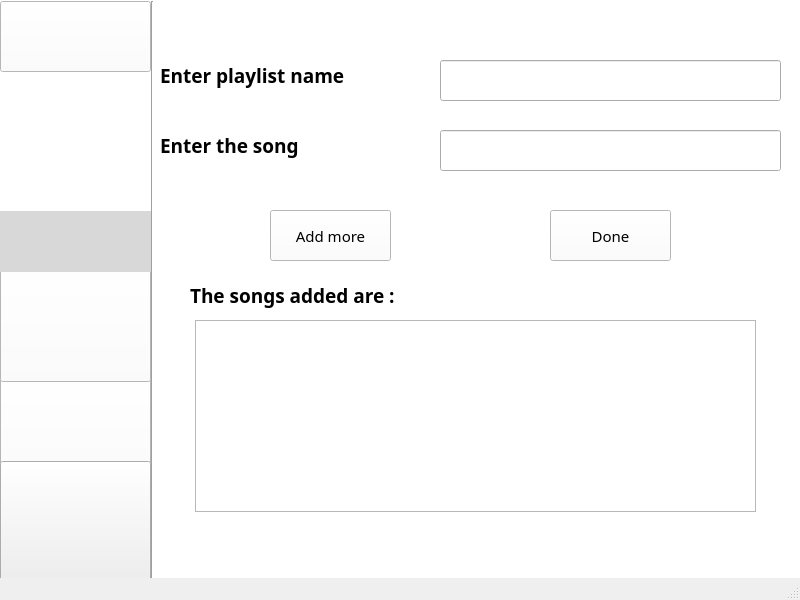
<?xml version="1.0" encoding="UTF-8"?>
<ui version="4.0">
 <class>MainWindow</class>
 <widget class="QMainWindow" name="MainWindow">
  <property name="geometry">
   <rect>
    <x>0</x>
    <y>0</y>
    <width>800</width>
    <height>600</height>
   </rect>
  </property>
  <property name="windowTitle">
   <string>MainWindow</string>
  </property>
  <widget class="QWidget" name="centralwidget">
   <widget class="QLabel" name="label_3">
    <property name="geometry">
     <rect>
      <x>0</x>
      <y>-19</y>
      <width>801</width>
      <height>611</height>
     </rect>
    </property>
    <property name="font">
     <font>
      <pointsize>10</pointsize>
     </font>
    </property>
    <property name="styleSheet">
     <string notr="true">background-color: rgb(255, 255, 255);</string>
    </property>
    <property name="text">
     <string/>
    </property>
    <property name="pixmap">
     <pixmap>../bg.jpeg</pixmap>
    </property>
    <property name="scaledContents">
     <bool>true</bool>
    </property>
   </widget>
   <widget class="QPushButton" name="pushButton_8">
    <property name="geometry">
     <rect>
      <x>0</x>
      <y>141</y>
      <width>151</width>
      <height>81</height>
     </rect>
    </property>
    <property name="font">
     <font>
      <pointsize>11</pointsize>
     </font>
    </property>
    <property name="text">
     <string/>
    </property>
    <property name="icon">
     <iconset>
      <normaloff>../settings.jpeg</normaloff>../settings.jpeg</iconset>
    </property>
    <property name="iconSize">
     <size>
      <width>150</width>
      <height>78</height>
     </size>
    </property>
    <property name="autoDefault">
     <bool>true</bool>
    </property>
    <property name="default">
     <bool>true</bool>
    </property>
    <property name="flat">
     <bool>true</bool>
    </property>
   </widget>
   <widget class="QPushButton" name="pushButton_5">
    <property name="geometry">
     <rect>
      <x>0</x>
      <y>371</y>
      <width>151</width>
      <height>111</height>
     </rect>
    </property>
    <property name="font">
     <font>
      <family>Arial Rounded MT Bold</family>
      <pointsize>11</pointsize>
     </font>
    </property>
    <property name="styleSheet">
     <string notr="true">background-color: rgb(255, 255, 255);</string>
    </property>
    <property name="text">
     <string/>
    </property>
    <property name="icon">
     <iconset>
      <normaloff>../WhatsApp Image 2020-05-10 at 8.41.26 PM.jpeg</normaloff>../WhatsApp Image 2020-05-10 at 8.41.26 PM.jpeg</iconset>
    </property>
    <property name="iconSize">
     <size>
      <width>200</width>
      <height>106</height>
     </size>
    </property>
   </widget>
   <widget class="QLabel" name="label_5">
    <property name="geometry">
     <rect>
      <x>0</x>
      <y>0</y>
      <width>151</width>
      <height>581</height>
     </rect>
    </property>
    <property name="styleSheet">
     <string notr="true">background-color: rgb(255, 255, 255);</string>
    </property>
    <property name="text">
     <string/>
    </property>
   </widget>
   <widget class="QPushButton" name="pushButton_3">
    <property name="geometry">
     <rect>
      <x>0</x>
      <y>261</y>
      <width>151</width>
      <height>121</height>
     </rect>
    </property>
    <property name="font">
     <font>
      <family>Arial Rounded MT Bold</family>
      <pointsize>10</pointsize>
     </font>
    </property>
    <property name="styleSheet">
     <string notr="true">background-color: rgb(255, 255, 255);</string>
    </property>
    <property name="text">
     <string/>
    </property>
    <property name="icon">
     <iconset>
      <normaloff>../WhatsApp Image 2020-05-10 at 8.41.23 PM (1).jpeg</normaloff>../WhatsApp Image 2020-05-10 at 8.41.23 PM (1).jpeg</iconset>
    </property>
    <property name="iconSize">
     <size>
      <width>215</width>
      <height>106</height>
     </size>
    </property>
   </widget>
   <widget class="QPushButton" name="pushButton_6">
    <property name="geometry">
     <rect>
      <x>0</x>
      <y>461</y>
      <width>151</width>
      <height>121</height>
     </rect>
    </property>
    <property name="font">
     <font>
      <family>Arial Rounded MT Bold</family>
      <pointsize>11</pointsize>
     </font>
    </property>
    <property name="styleSheet">
     <string notr="true"/>
    </property>
    <property name="text">
     <string/>
    </property>
    <property name="icon">
     <iconset>
      <normaloff>../cy.jpeg</normaloff>../cy.jpeg</iconset>
    </property>
    <property name="iconSize">
     <size>
      <width>220</width>
      <height>113</height>
     </size>
    </property>
   </widget>
   <widget class="Line" name="line">
    <property name="geometry">
     <rect>
      <x>132</x>
      <y>1</y>
      <width>41</width>
      <height>581</height>
     </rect>
    </property>
    <property name="orientation">
     <enum>Qt::Vertical</enum>
    </property>
   </widget>
   <widget class="QPushButton" name="pushButton">
    <property name="geometry">
     <rect>
      <x>0</x>
      <y>1</y>
      <width>151</width>
      <height>71</height>
     </rect>
    </property>
    <property name="styleSheet">
     <string notr="true">background-color: rgb(255, 255, 255);</string>
    </property>
    <property name="text">
     <string/>
    </property>
    <property name="icon">
     <iconset>
      <normaloff>../h.jpeg</normaloff>../h.jpeg</iconset>
    </property>
    <property name="iconSize">
     <size>
      <width>150</width>
      <height>78</height>
     </size>
    </property>
    <property name="autoDefault">
     <bool>true</bool>
    </property>
    <property name="default">
     <bool>false</bool>
    </property>
   </widget>
   <widget class="QLabel" name="label">
    <property name="geometry">
     <rect>
      <x>0</x>
      <y>211</y>
      <width>151</width>
      <height>61</height>
     </rect>
    </property>
    <property name="font">
     <font>
      <family>Arial Rounded MT Bold</family>
      <pointsize>12</pointsize>
     </font>
    </property>
    <property name="styleSheet">
     <string notr="true">background-color: rgb(216, 216, 216);</string>
    </property>
    <property name="pixmap">
     <pixmap>../WhatsApp Image 2020-05-10 at 8.41.24 PM (1).jpeg</pixmap>
    </property>
    <property name="scaledContents">
     <bool>true</bool>
    </property>
    <property name="wordWrap">
     <bool>true</bool>
    </property>
    <property name="openExternalLinks">
     <bool>true</bool>
    </property>
   </widget>
   <widget class="QPushButton" name="pushButton_2">
    <property name="geometry">
     <rect>
      <x>0</x>
      <y>71</y>
      <width>151</width>
      <height>71</height>
     </rect>
    </property>
    <property name="mouseTracking">
     <bool>false</bool>
    </property>
    <property name="styleSheet">
     <string notr="true">background-color: rgb(85, 170, 255);</string>
    </property>
    <property name="text">
     <string/>
    </property>
    <property name="icon">
     <iconset>
      <normaloff>../WhatsApp Image 2020-05-10 at 8.41.22 PM.jpeg</normaloff>../WhatsApp Image 2020-05-10 at 8.41.22 PM.jpeg</iconset>
    </property>
    <property name="iconSize">
     <size>
      <width>150</width>
      <height>78</height>
     </size>
    </property>
    <property name="checkable">
     <bool>false</bool>
    </property>
    <property name="autoDefault">
     <bool>true</bool>
    </property>
    <property name="default">
     <bool>true</bool>
    </property>
    <property name="flat">
     <bool>true</bool>
    </property>
   </widget>
   <widget class="QLabel" name="label_2">
    <property name="geometry">
     <rect>
      <x>160</x>
      <y>110</y>
      <width>261</width>
      <height>71</height>
     </rect>
    </property>
    <property name="font">
     <font>
      <family>Arial Black</family>
      <pointsize>14</pointsize>
      <weight>75</weight>
      <bold>true</bold>
     </font>
    </property>
    <property name="styleSheet">
     <string notr="true">alternate-background-color: rgb(85, 170, 255);</string>
    </property>
    <property name="text">
     <string>Enter the song </string>
    </property>
   </widget>
   <widget class="QLineEdit" name="lineEdit">
    <property name="geometry">
     <rect>
      <x>440</x>
      <y>130</y>
      <width>341</width>
      <height>41</height>
     </rect>
    </property>
   </widget>
   <widget class="QPushButton" name="pushButton_7">
    <property name="geometry">
     <rect>
      <x>270</x>
      <y>210</y>
      <width>121</width>
      <height>51</height>
     </rect>
    </property>
    <property name="font">
     <font>
      <family>Arial Rounded MT Bold</family>
      <pointsize>11</pointsize>
     </font>
    </property>
    <property name="styleSheet">
     <string notr="true">background-color: rgb(255, 255, 255);</string>
    </property>
    <property name="text">
     <string>Add more</string>
    </property>
   </widget>
   <widget class="QPushButton" name="pushButton_4">
    <property name="geometry">
     <rect>
      <x>550</x>
      <y>210</y>
      <width>121</width>
      <height>51</height>
     </rect>
    </property>
    <property name="font">
     <font>
      <family>Arial Rounded MT Bold</family>
      <pointsize>11</pointsize>
     </font>
    </property>
    <property name="styleSheet">
     <string notr="true">background-color: rgb(255, 255, 255);</string>
    </property>
    <property name="text">
     <string>Done</string>
    </property>
   </widget>
   <widget class="QListWidget" name="listWidget">
    <property name="geometry">
     <rect>
      <x>195</x>
      <y>320</y>
      <width>561</width>
      <height>192</height>
     </rect>
    </property>
   </widget>
   <widget class="QLabel" name="label_4">
    <property name="geometry">
     <rect>
      <x>160</x>
      <y>40</y>
      <width>261</width>
      <height>71</height>
     </rect>
    </property>
    <property name="font">
     <font>
      <family>Arial Black</family>
      <pointsize>14</pointsize>
      <weight>75</weight>
      <bold>true</bold>
     </font>
    </property>
    <property name="styleSheet">
     <string notr="true">alternate-background-color: rgb(85, 170, 255);</string>
    </property>
    <property name="text">
     <string>Enter playlist name</string>
    </property>
   </widget>
   <widget class="QLineEdit" name="lineEdit_2">
    <property name="geometry">
     <rect>
      <x>440</x>
      <y>60</y>
      <width>341</width>
      <height>41</height>
     </rect>
    </property>
   </widget>
   <widget class="QLabel" name="label_6">
    <property name="geometry">
     <rect>
      <x>190</x>
      <y>260</y>
      <width>361</width>
      <height>71</height>
     </rect>
    </property>
    <property name="font">
     <font>
      <family>Arial Black</family>
      <pointsize>14</pointsize>
      <weight>75</weight>
      <bold>true</bold>
     </font>
    </property>
    <property name="styleSheet">
     <string notr="true">alternate-background-color: rgb(85, 170, 255);</string>
    </property>
    <property name="text">
     <string>The songs added are : </string>
    </property>
   </widget>
   <zorder>label_3</zorder>
   <zorder>label_5</zorder>
   <zorder>pushButton_8</zorder>
   <zorder>pushButton_5</zorder>
   <zorder>pushButton_3</zorder>
   <zorder>pushButton_6</zorder>
   <zorder>line</zorder>
   <zorder>pushButton</zorder>
   <zorder>label</zorder>
   <zorder>pushButton_2</zorder>
   <zorder>label_2</zorder>
   <zorder>lineEdit</zorder>
   <zorder>pushButton_7</zorder>
   <zorder>pushButton_4</zorder>
   <zorder>listWidget</zorder>
   <zorder>label_4</zorder>
   <zorder>lineEdit_2</zorder>
   <zorder>label_6</zorder>
  </widget>
  <widget class="QMenuBar" name="menubar">
   <property name="geometry">
    <rect>
     <x>0</x>
     <y>0</y>
     <width>800</width>
     <height>26</height>
    </rect>
   </property>
  </widget>
  <widget class="QStatusBar" name="statusbar"/>
 </widget>
 <resources/>
 <connections/>
</ui>
